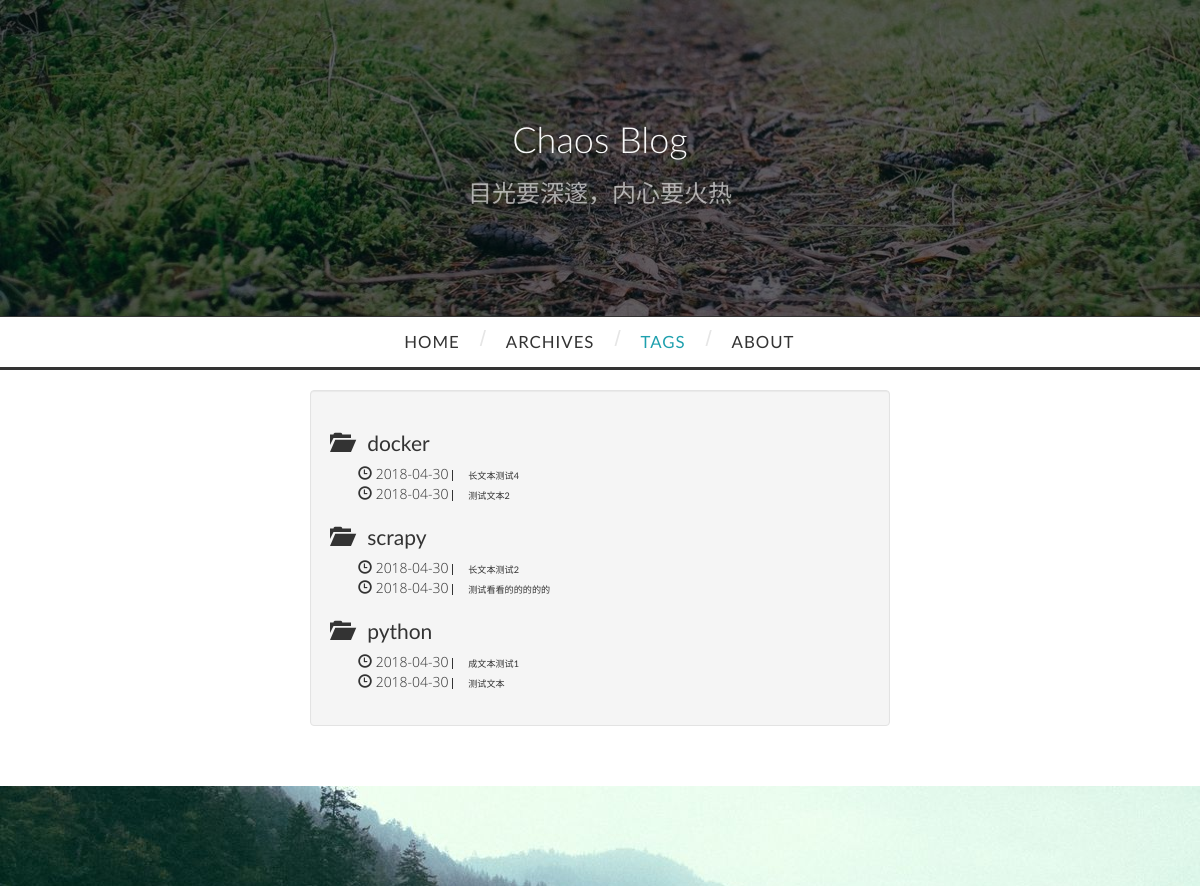
Page /tags on the earlier database version.
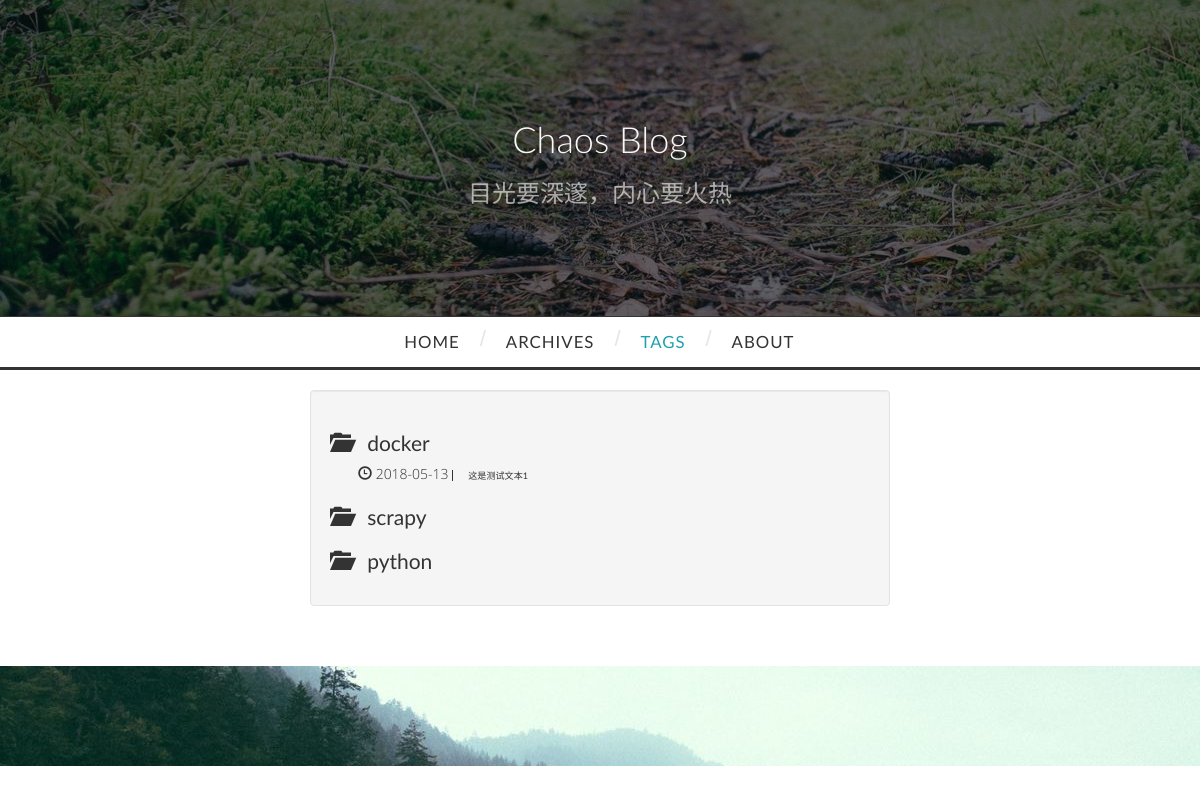
Same page on the later database version.
### models/tags.py (models this page shows, shortened)
class Tags(db.Model):
	__tablename__ = 'tags'
	id = db.Column(db.Integer, primary_key=True)
	tag_name = db.Column(db.String(20))
	topic = db.relationship(
		'Topics',
		backref='tag',
		lazy='dynamic',
	)

### models/topic.py (models this page shows, shortened)
class Topics(db.Model):
	__tablename__ = 'topics'
	title = db.Column(db.String(50))
	id = db.Column(db.Integer, primary_key=True)
	content = db.Column(db.Text)
	author_id = db.Column(db.Integer)
	tag_id = db.Column(db.Integer, db.ForeignKey('tags.id'))
	pic_url = db.Column(db.String(200))
	createTime = db.Column(db.DateTime)

### view_fun/index.py (the view)
@index_blueprint.route('/tags',methods=['GET'])
def tags():
	tag = Tags()
	tagList = tag.query.all()
	return render_template('index/tags.html', tagList=tagList)

### app.py (called while the page is built)
def createApp():
	app = Flask(__name__)
	sysstr = platform.system()
	if sysstr == 'Linux':
		app.config.from_object(ProdConfig)
	else:
		app.config.from_object(DevConfig)
	Bootstrap(app)
	db.init_app(app)
	login_opt.init_app(app)
	app.register_blueprint(index)
	app.register_blueprint(admin)
	@app.before_request
	def create_data():
		db.create_all()
	if not app.debug:
		import logging
		from logging.handlers import RotatingFileHandler
		fileHandler = RotatingFileHandler('logfile/Myblog.log', mode='a', maxBytes=1*1024*1024, backupCount=10)
		formatStr = '%(asctime)s %(levelname)s: %(message)s [%(pathname)s:%(lineno)d]'
		logFormate = logging.Formatter(formatStr)
		fileHandler.setFormatter(logFormate)
		app.logger.setLevel(logging.INFO)
		fileHandler.setLevel(logging.INFO)
		app.logger.addHandler(fileHandler)
		app.logger.info('Myblog startup')
	return app

### templates/index/tags.html
{% extends "base.html" %}
{% block page_content %}
	{{super()}}
<section id="main">
  <div class="archives-wrap" style="margin: 0px;">
    <div class="row">
        <div class="col-lg-8 col-lg-offset-2 well">
          {% for i in tagList %}
        <div class="archive-year-wrap">
          <h1>
            <span class="glyphicon glyphicon-folder-open"></span>
            &nbsp&nbsp{{i.tag_name}}
          </h1>
          {% if i.topic.all() %}
            {% for t in i.topic.all() %}
            <div class="archives">
              <article class="archive-article archive-type-post">
                <div class="archive-article-inner">
                  <header class="archive-article-header">
                    <span>
                    <span class="glyphicon glyphicon-time"></span>
                    <span>{{t.createTime.strftime('%Y-%m-%d')}}</span>
                    </span>
                    <a class="archive-article-title" href="{{url_for('index.detail', topicId=t.id)}}">{{t.title}}</a>
                  </header>
                </div>
              </article>
            </div>
            {% endfor %}
          {% endif %}
      {% endfor %}
      </div>
   </section>
{% endblock %}

Differences in the rows shown:
removed Topics: createTime "2018-04-30", title "长文本测试4", shown under Tags "docker"
removed Topics: createTime "2018-04-30", title "测试文本2", shown under Tags "docker"
removed Topics: createTime "2018-04-30", title "长文本测试2", shown under Tags "scrapy"
removed Topics: createTime "2018-04-30", title "测试看看的的的的的", shown under Tags "scrapy"
removed Topics: createTime "2018-04-30", title "测试文本", shown under Tags "python"
changed Tags "docker": gains Topics (createTime "2018-05-13", title "这是测试文本1")
changed Tags "python": loses Topics (createTime "2018-04-30", title "成文本测试1")
